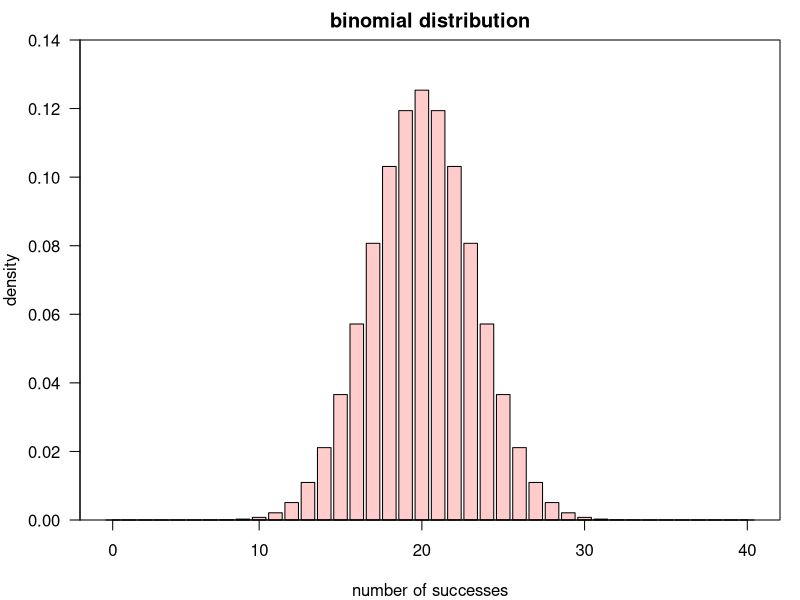
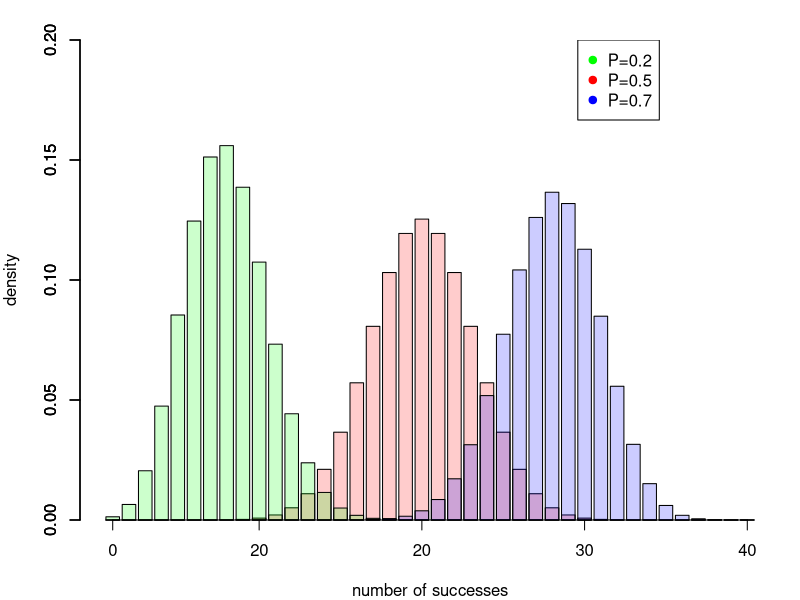

These charts were generated, in order, by the following R code:
## ---- chunk 1
knitr::opts_chunk$set(comment = NA)
knitr::opts_chunk$set( prompt=TRUE ) 

knitr::knit_hooks$set(small.mar = function(before, options, envir) {
    if (before) par(mar = c(2, 2, 1, 1))  # smaller margin on top and right
})

knitr::knit_hooks$set(med.mar = function(before, options, envir) {
    if (before) par(mar = c(4, 4, 1, 1))  # smaller margin on top and right
})

## ---- chunk 2
par(mar=c(4,4,2,1))
x=barplot(dbinom( 1:40, 40, 0.5), col="#ff000033", las=1, ylim=c(0,.14),
          ylab="density", xlab="number of successes", main="binomial distribution")
axis(1, at=c( x[1], x[10], x[20], x[30], x[40] ), labels=c(0, 10, 20, 30, 40) )
box()
## ---- chunk 3
par(mar=c(4,4,2,1))
x=barplot(dbinom( 1:40, 40, 0.5), ylim=c(0, 0.2), col="#ff000033", ylab="density", 
        xlab="number of successes" )
axis(1, at=c( x[1], x[10], x[20], x[30], x[40] ), labels=c(0, 20, 20, 30, 40) )
barplot(dbinom( 1:40, 40, 0.2), add=TRUE, col="#00ff0033")
barplot(dbinom( 1:40, 40, 0.7), add=TRUE, col="#0000ff33")
legend( 35, 0.2, c("P=0.2","P=0.5", "P=0.7"), col=c("#00ff00","#ff0000", "#0000ff"), pch=19)
## ---- chunk 4
n_successes=17
n=100
p=0.5

# one-tailed binomial
binom.test( n_successes, n, p, alternative="less")$p.value 

# sum the P values for as-extreme or more-extreme values of x
P_onetail=0
for( x in 0:n_successes){
    P_onetail = P_onetail + (choose(n,x)*(p^x)*((1-p)^(n-x)))
}
P_onetail

# two-tailed binomial
binom.test( n_successes, n, p)$p.value 

# sum the P values for the other tail
P_othertail = 0
for( x in (n-n_successes):n){
    P_othertail = P_othertail + (choose(n,x)*(p^x)*((1-p)^(n-x)))
}
P_onetail + P_othertail
